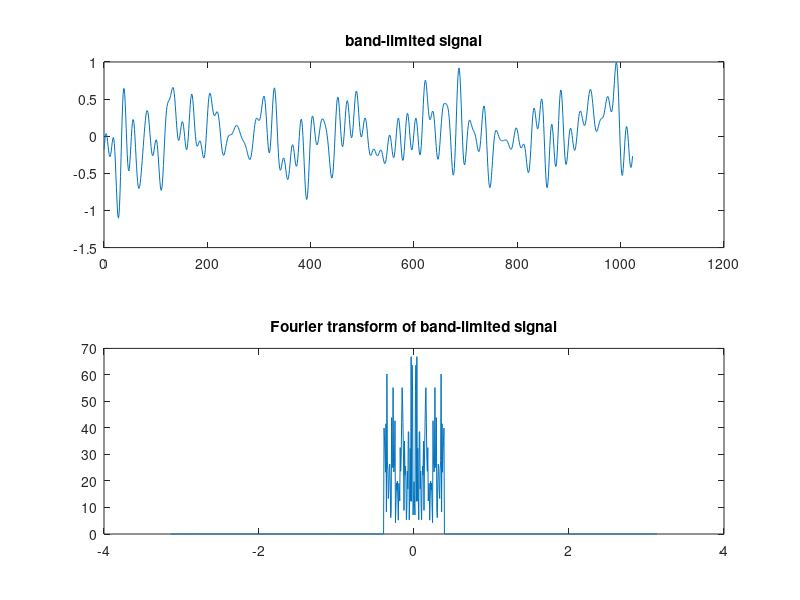
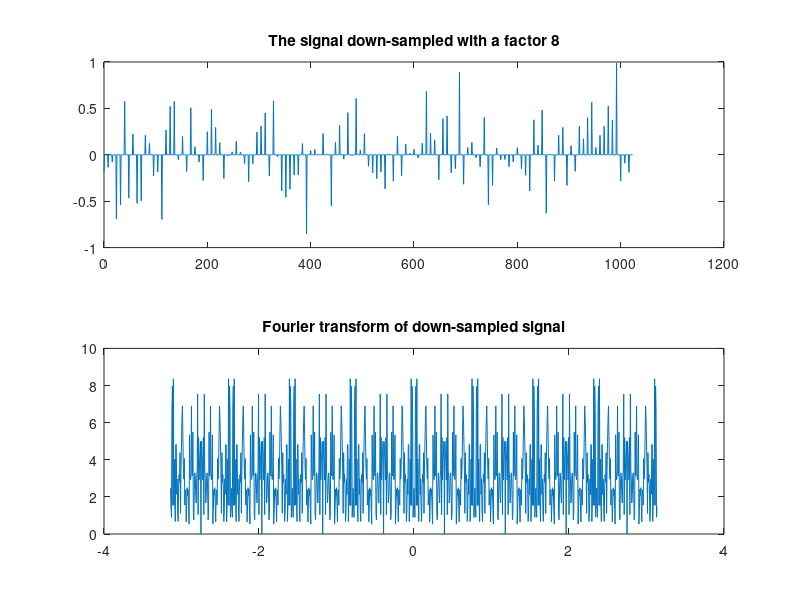
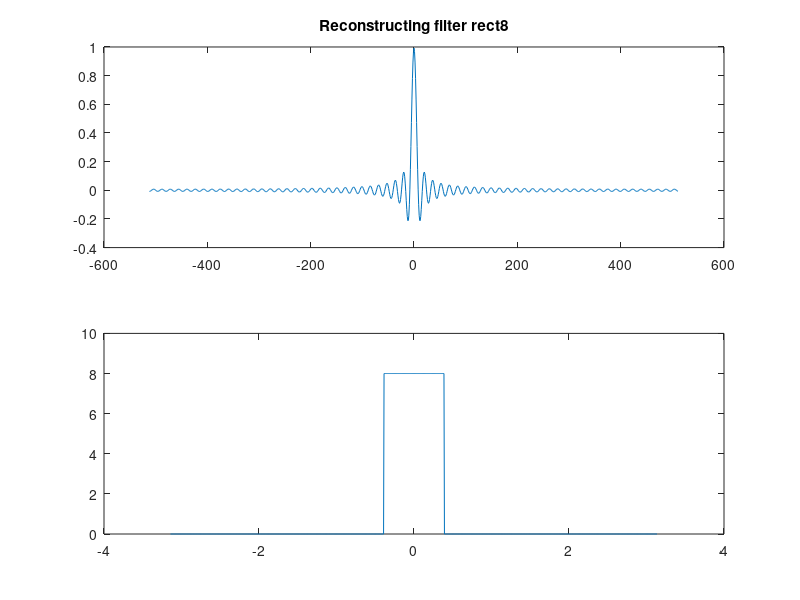
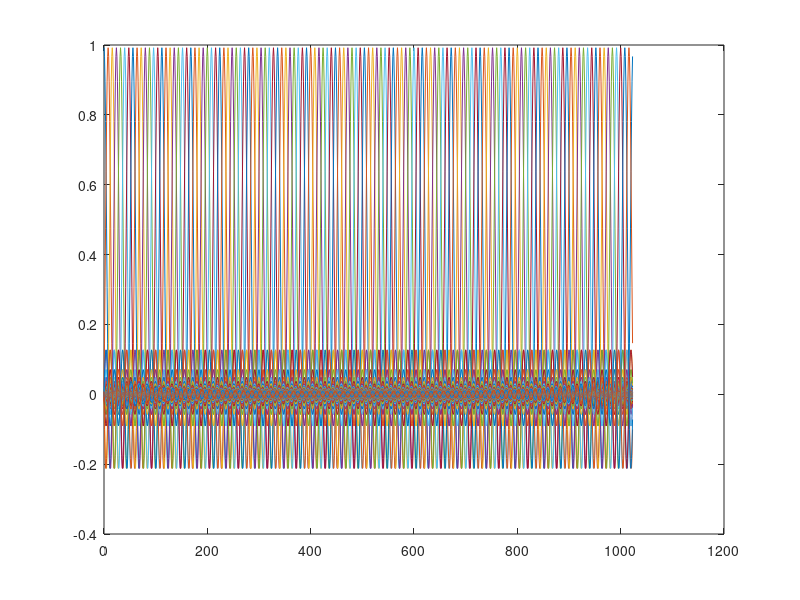

Source code (MATLAB) for these figures, in order:
%% Lab F TSBB06 Over-sampling and the Discrete Wavelet Transform

cd /site/edu/bb/MultidimensionalSignalAnalysis/ComputerExercises/ExerciseF/
addpath /edu/annhj876/Skola/TSBB06/LabF

%% 3.1 Down-sampling and reconstruction of a discrete signal

fprintf('\n\n ------- 3.1 Down-sampling and reconstruction of a discrete signal -------\n\n')

s=randn(1024,1);
S=fftshift(fft(s));
u=(-512:511)'*pi/512;
Rect8=(abs(u)<pi/8);
Sbl=S.*Rect8; %Create a pi/4-band-limited transform
sbl=ifft(ifftshift(Sbl));
figure(1);subplot(2,1,1);plot(0:1023,sbl);
title('band-limited signal');
subplot(2,1,2);plot(u,abs(Sbl));
title('Fourier transform of band-limited signal');


downsampl8=sbl(1:8:end);

% Insert 7 zeros inbetween the downsampled signal to make it of the same
% length to make it more comparable
upsampl8=zeros(1024,1);
upsampl8(1:8:end)=downsampl8;
figure(2);subplot(2,1,1);plot(0:1023,upsampl8);
title('The signal down-sampled with a factor 8');
subplot(2,1,2);plot(u,abs(fftshift(fft(upsampl8))));
title('Fourier transform of down-sampled signal');

% Construct reconstuction filters
rect8=ifft(fftshift(8*Rect8));
figure(3);
subplot(2,1,1);plot(-512:511,ifftshift(rect8));
title('Reconstructing filter rect8');
subplot(2,1,2);plot(u,abs(fftshift(fft(rect8))));

for ix=0:127,
    B8(:,ix+1)=circshift(rect8,8*ix);
end
figure(4);plot(0:1023,B8(:,:));

% ANSWER: YES, the reconstructing filters are in accordance with what we
% thought.

% Reconstruct sbl
sblrec8=B8*upsampl8(1:8:end);
figure(5);
subplot(2,1,1);plot(0:1023,sblrec8);
title('Reconstructed signal from factor 8 down-sampled signal');
subplot(2,1,2);plot(u,abs(fftshift(fft(sblrec8))));
title('Fourier transform of reconstructed signal');
fprintf('Reconstruction from factor 8 down-sampled signal (no noise)\n\n');
fprintf('Reconstruction error: %e\n',norm(sbl-sblrec8));
fprintf('Reconstruction noise mean: %e\n',mean(sbl-sblrec8));
fprintf('Reconstruction noise std: %e\n\n',std(sbl-sblrec8));

%% 3.2 Sampling noise
fprintf('\n\n ------- 3.2 Sampling noise -------\n\n')

sigma=0.1;
downsampl8n=sbl(1:8:end)+sigma*randn(128,1);
upsampl8n=zeros(1,1024);
upsampl8n(1:8:end)=downsampl8n;
figure(6);
subplot(2,1,1);plot(0:1023,upsampl8n);
title('The signal down-sampled with a factor 8 with noise');
subplot(2,1,2);plot(u,abs(fftshift(fft(upsampl8n))));
title('Fourier transform of down-sampled signal with noise');

sblrec8n=B8*downsampl8n;
figure(7);subplot(2,1,1);plot(0:1023,sblrec8n);
title('Reconstructed signal from factor 8 down-sampled signal with noise');
subplot(2,1,2);plot(u,abs(fftshift(fft(sblrec8n))));
title('Fourier transform of reconstructed signal with noise');
err=sbl-sblrec8n;
fprintf('Reconstruction from factor 8 down-sampled signal with noise\n');
fprintf('Reconstruction error: mean %f std %f\n',mean(err),std(err));

% ANSWER: Mean~0 STD~0.1 same as prep exersice 5

%% 3.3    Over-sampling, reconstruction with a basis
fprintf('\n\n ------- 3.3 Over-sampling, reconstruction with a basis -------\n\n')

downsampl4n=sbl(1:4:end)+sigma*randn(256,1);
upsampl4n=zeros(1,1024);
upsampl4n(1:4:end)=downsampl4n;
figure(8);
subplot(2,1,1);plot(0:1023,upsampl4n);
title('The signal down-sampled with a factor 4 with noise');
subplot(2,1,2);plot(u,abs(fftshift(fft(upsampl4n))));
title('Fourier transform of down-sampled signal with noise');

Rect4=(abs(u)<=pi/4);
rect4=ifft(fftshift(4*Rect4));
figure(9);
subplot(2,1,1);plot(-512:511,ifftshift(rect4));
title('Reconstructing filter rect4');
subplot(2,1,2);plot(u,abs(fftshift(fft(rect4))));

for ix=0:255,
    B4(:,ix+1)=circshift(rect4,4*ix);
end
figure(10);plot(0:1023,B4(:,[1 2 3])');


% ANSWER: Same as before but less space between them.

sblrec4b=B4*downsampl4n;
figure(11);subplot(2,1,1);plot(0:1023,sblrec4b);
title('Reconstructed signal from factor 4 down-sampled signal (basis)');
subplot(2,1,2);plot(u,abs(fftshift(fft(sblrec4b))));
title('Fourier transform of reconstructed signal (basis)');
err=sbl-sblrec4b;
fprintf('Reconstruction from factor 4 down-sampled signal (basis)\n');
fprintf('Reconstruction error: mean %f std %f\n',mean(err),std(err));

% ANSWER: Mean~0 std~0.1

% ????? Check orthogonal B4


%% 3.4 Over-sampling, reconstruction with a frame
fprintf('\n\n ------- 3.4 Over-sampling, reconstruction with a frame -------\n\n')

for ix=0:255,
    F8(:,ix+1)=circshift(rect8,4*ix);
end
figure(13);plot(0:1023,F8(:,[1 2 3])');

% ANSWER: The functions are more curved then before. The phaseshift is not
% half a phase so the functions are not completely out of phase.


sblrec4f=0.5*F8*downsampl4n;
figure(15);
subplot(2,1,1);plot(0:1023,sblrec4f);
title('Reconstructed signal from factor 4 down-sampled signal (frame)');
subplot(2,1,2);plot(u,abs(fftshift(fft(sblrec4f))));
title('Fourier transform of reconstructed signal (frame)');
err=sbl-sblrec4f;
fprintf('Reconstruction from factor 4 down-sampled signal (frame)\n');
fprintf('Reconstruction error: mean %f std %f\n',mean(err),std(err));

% ANSWER: We get less noise since we don't use all the noise as we add to
% the signal.

% ???? Check frame F8

%% 4 DWT of 1D signals
fprintf('\n\n ------- 4 DWT of 1D signals -------\n\n')

